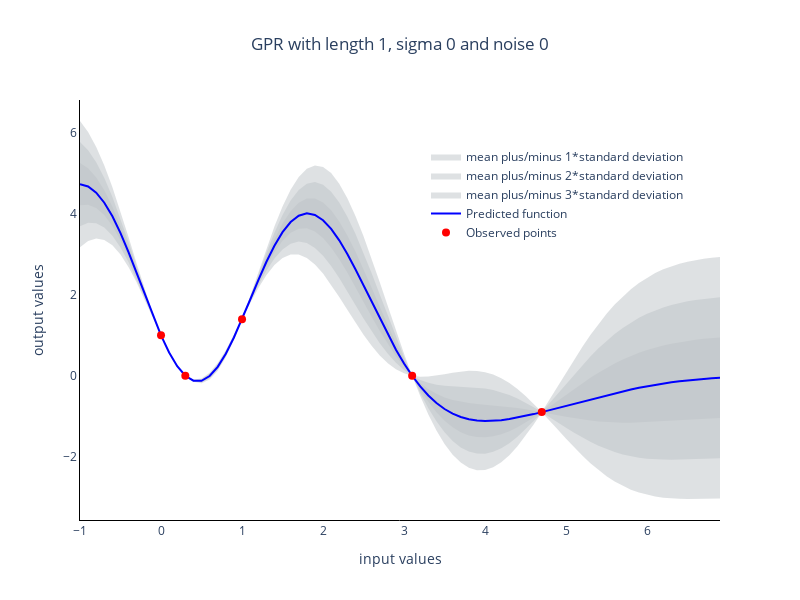

The notebook cell saved with this chart:
### Markdown cell above
Now, we can visualize our first GPR.

### Code cell
model = GPR(x_values, y_values)
data = plot_GPR(data_x=x_values, data_y=y_values, x=x, model=model)
fig4 = go.Figure(data=data)
fig4 = update_layout_of_graph(fig=fig4,
                              title='GPR with length 1, sigma 0 and noise 0')

fig4.show()

### Figure 1 — Plotly figure (JSON) as saved in the notebook; plotly's stock layout.template omitted (floating-point values rounded to 4 significant figures; data arrays with more than 128 entries replaced by an {"elided": "..."} marker saying what was removed)
{"data": [{"fill": "toself", "fillcolor": "rgba(189,195,199,0.5)", "hoverinfo": "skip", "line": {"color": "rgba(200,200,200,0)"}, "name": "mean plus/minus 1*standard deviation", "showlegend": true, "type": "scatter", "visible": true, "x": {"elided": "160 float values"}, "y": {"elided": "160 float values"}}, {"fill": "toself", "fillcolor": "rgba(189,195,199,0.5)", "hoverinfo": "skip", "line": {"color": "rgba(200,200,200,0)"}, "name": "mean plus/minus 2*standard deviation", "showlegend": true, "type": "scatter", "visible": true, "x": {"elided": "160 float values"}, "y": {"elided": "160 float values"}}, {"fill": "toself", "fillcolor": "rgba(189,195,199,0.5)", "hoverinfo": "skip", "line": {"color": "rgba(200,200,200,0)"}, "name": "mean plus/minus 3*standard deviation", "showlegend": true, "type": "scatter", "visible": true, "x": {"elided": "160 float values"}, "y": {"elided": "160 float values"}}, {"line": {"color": "blue", "width": 2}, "name": "Predicted function", "showlegend": true, "type": "scatter", "visible": true, "x": [-1, -0.9, -0.8, -0.7, -0.6, -0.5, -0.4, -0.3, -0.2, -0.1, -2.22e-16, 0.1, 0.2, 0.3, 0.4, 0.5, 0.6, 0.7, 0.8, 0.9, 1.0, 1.1, 1.2, 1.3, 1.4, 1.5, 1.6, 1.7, 1.8, 1.9, 2.0, 2.1, 2.2, 2.3, 2.4, 2.5, 2.6, 2.7, 2.8, 2.9, 3.0, 3.1, 3.2, 3.3, 3.4, 3.5, 3.6, 3.7, 3.8, 3.9, 4.0, 4.1, 4.2, 4.3, 4.4, 4.5, 4.6, 4.7, 4.8, 4.9, 5.0, 5.1, 5.2, 5.3, 5.4, 5.5, 5.6, 5.7, 5.8, 5.9, 6.0, 6.1, 6.2, 6.3, 6.4, 6.5, 6.6, 6.7, 6.8, 6.9], "y": [4.741, 4.683, 4.53, 4.282, 3.945, 3.53, 3.055, 2.539, 2.007, 1.485, 1.0, 0.5764, 0.237, 1.773e-05, -0.1224, -0.1244, -0.007341, 0.2207, 0.5451, 0.9462, 1.4, 1.88, 2.36, 2.814, 3.218, 3.553, 3.803, 3.959, 4.018, 3.978, 3.848, 3.634, 3.351, 3.013, 2.634, 2.231, 1.818, 1.408, 1.013, 0.6428, 0.3033, 3.884e-07, -0.2645, -0.4894, -0.6751, -0.8237, -0.9379, -1.021, -1.077, -1.109, -1.122, -1.118, -1.101, -1.073, -1.038, -0.9959, -0.9496, -0.9, -0.8482, -0.795, -0.7411, -0.687, -0.6332, -0.5801, -0.5281, -0.4777, -0.4291, -0.3827, -0.3388, -0.2976, -0.2593, -0.2241, -0.192, -0.1631, -0.1373, -0.1146, -0.09474, -0.07761, -0.06299, -0.05064]}, {"marker": {"color": "red", "size": 8}, "mode": "markers", "name": "Observed points", "showlegend": true, "type": "scatter", "visible": true, "x": [0, 0.3, 1, 3.1, 4.7], "y": [1, 0, 1.4, 0, -0.9]}], "layout": {"autosize": false, "height": 600, "legend": {"x": 0.95, "xanchor": "right", "y": 0.9, "yanchor": "top"}, "plot_bgcolor": "rgba(0,0,0,0)", "title": {"text": "GPR with length 1, sigma 0 and noise 0", "x": 0.5, "xanchor": "center"}, "width": 800, "xaxis": {"linecolor": "black", "linewidth": 1, "showline": true, "title": {"text": "input values"}}, "yaxis": {"linecolor": "black", "linewidth": 1, "showline": true, "title": {"text": "output values"}}}}
